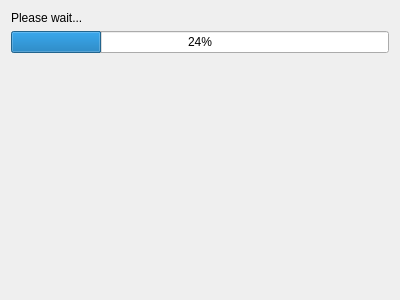
<?xml version="1.0" encoding="UTF-8"?>
<ui version="4.0">
 <class>Qnx::Internal::BlackBerryInstallWizardProcessPage</class>
 <widget class="QWidget" name="Qnx::Internal::BlackBerryInstallWizardProcessPage">
  <property name="geometry">
   <rect>
    <x>0</x>
    <y>0</y>
    <width>400</width>
    <height>300</height>
   </rect>
  </property>
  <property name="windowTitle">
   <string>Form</string>
  </property>
  <layout class="QVBoxLayout" name="verticalLayout">
   <item>
    <widget class="QLabel" name="label">
     <property name="text">
      <string>Please wait...</string>
     </property>
    </widget>
   </item>
   <item>
    <widget class="QProgressBar" name="progressBar">
     <property name="value">
      <number>24</number>
     </property>
    </widget>
   </item>
   <item>
    <spacer name="verticalSpacer">
     <property name="orientation">
      <enum>Qt::Vertical</enum>
     </property>
     <property name="sizeHint" stdset="0">
      <size>
       <width>20</width>
       <height>40</height>
      </size>
     </property>
    </spacer>
   </item>
  </layout>
 </widget>
 <resources/>
 <connections/>
</ui>
